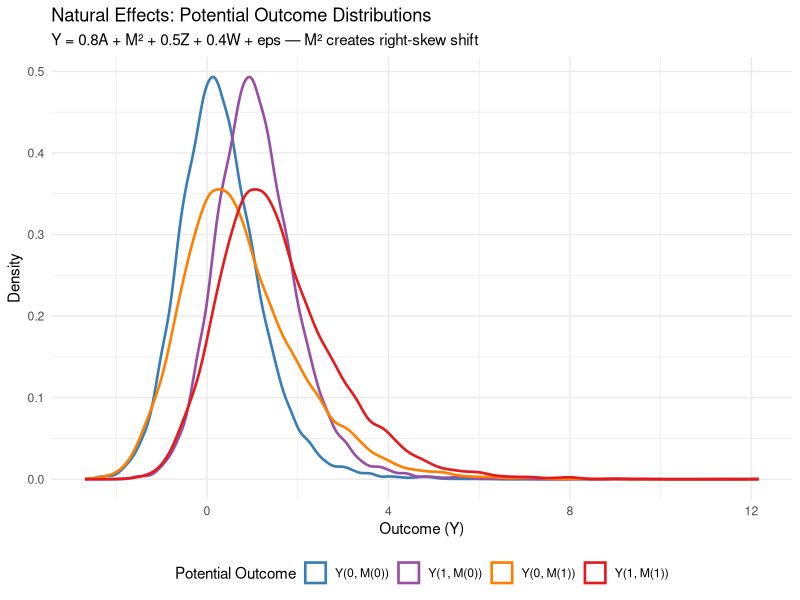
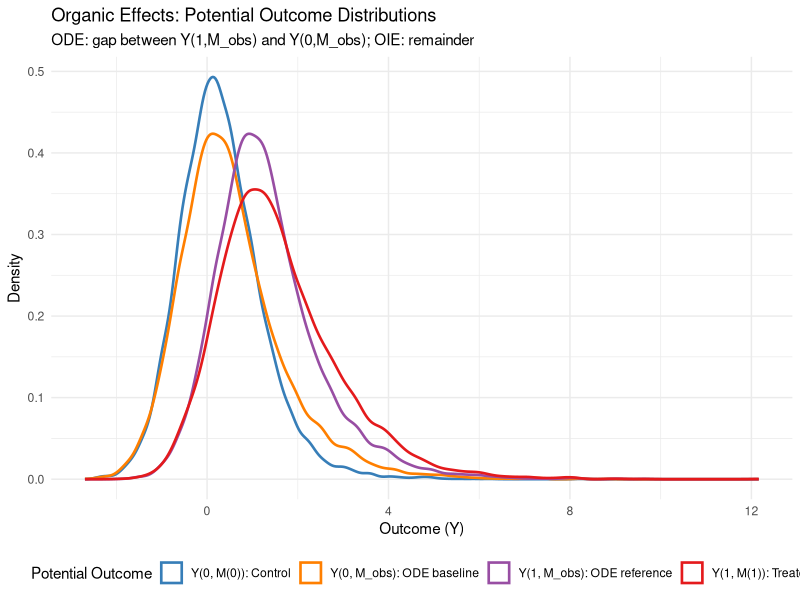
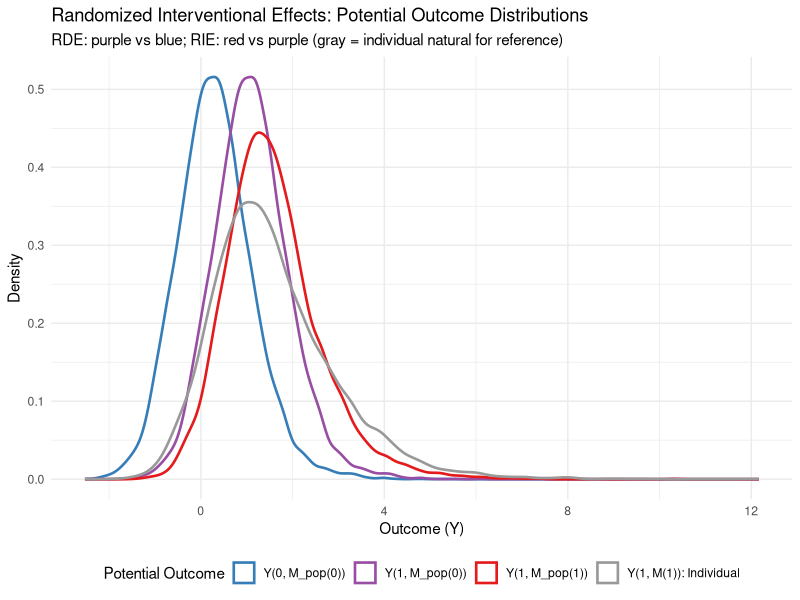
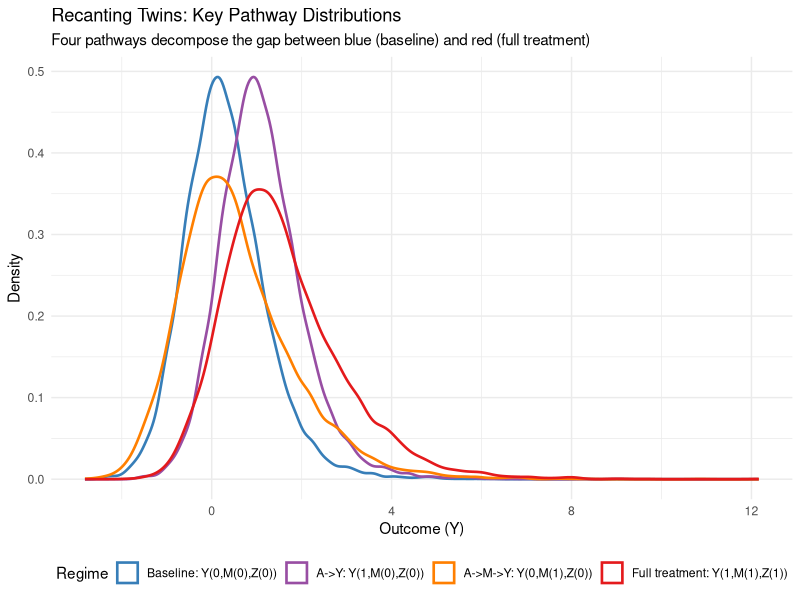

Here is the R script that generated these plots, in order:
## ---- chunk 1
knitr::opts_chunk$set(
  collapse = TRUE,
  comment = "#>",
  cache = FALSE,
  message = FALSE,
  warning = FALSE,
  fig.width = 7,
  fig.height = 5
)
library(ggplot2)
## ---- chunk 2
tab <- data.frame(
  Effect = c("Natural", "", "", "Organic", "", "Rand. Interventional", "",
             "Recanting Twins", "", "", "", "", ""),
  Estimand = c("ATE", "NDE", "NIE", "ODE", "OIE", "RDE", "RIE",
               "A->Y", "A->Z->Y", "A->Z->M->Y", "A->M->Y", "Int. Conf.", "ATE"),
  dma = c("0.792", "-0.043", "0.835", "-0.085", "0.898", "0.014", "0.951",
                   "0.241", "0.074", "-0.019", "0.866", "-0.208", "0.954"),
  crumble = c("1.029", "0.017", "1.012", "0.011", "1.028", "0.016", "1.030",
              "0.037", "-0.020", "-0.001", "1.051", "-0.013", "1.054")
)
knitr::kable(tab, col.names = c("Effect", "Estimand", "dma", "crumble"),
             align = c("l", "l", "r", "r"),
             caption = "Point estimates on weight_behavior data (crossfit_folds = 1)")
## ---- chunk 3
set.seed(42)
n_oracle <- 10000
W_o <- rnorm(n_oracle)
eps_Z <- rnorm(n_oracle, sd = 0.3)
eps_M <- rnorm(n_oracle, sd = 0.4)
eps_Y <- rnorm(n_oracle, sd = 0.5)

# Helper: potential outcomes given (a_Y, a_M, a_Z) for the treatment entering each equation
po <- function(a_Y, a_M, a_Z) {
  Z <- 0.3 * a_Z + 0.4 * W_o + eps_Z
  M <- 0.5 * a_M + 0.3 * W_o + 0.2 * Z + eps_M
  Y <- 0.8 * a_Y + M^2 + 0.5 * Z + 0.4 * W_o + eps_Y
  list(Y = Y, M = M, Z = Z)
}

# Standard four counterfactuals (treatment enters all equations the same way)
Y00 <- po(0, 0, 0)$Y  # Y(0, M(0), Z(0))
Y11 <- po(1, 1, 1)$Y  # Y(1, M(1), Z(1))

# Cross-world: Y(1, M(0)) — treat directly but mediator at control
# Z also at control level (natural effects operate A→Y directly)
Y10 <- po(1, 0, 0)$Y  # Y(1, M(0), Z(0))
Y01 <- po(0, 1, 1)$Y  # Y(0, M(1), Z(1))

# Plot helper
plot_po <- function(Y00, Y11, Y10, Y01, title, subtitle = NULL) {
  df <- rbind(
    data.frame(Y = Y00, PO = "Y(0, M(0))"),
    data.frame(Y = Y11, PO = "Y(1, M(1))"),
    data.frame(Y = Y10, PO = "Y(1, M(0))"),
    data.frame(Y = Y01, PO = "Y(0, M(1))")
  )
  df$PO <- factor(df$PO, levels = c("Y(0, M(0))", "Y(1, M(0))", "Y(0, M(1))", "Y(1, M(1))"))

  ggplot(df, aes(x = Y, color = PO)) +
    geom_density(linewidth = 0.9) +
    scale_color_manual(values = c(
      "Y(0, M(0))" = "#377eb8", "Y(1, M(1))" = "#e41a1c",
      "Y(1, M(0))" = "#984ea3", "Y(0, M(1))" = "#ff7f00"
    )) +
    labs(title = title, subtitle = subtitle,
         x = "Outcome (Y)", y = "Density", color = "Potential Outcome") +
    theme_minimal() +
    theme(legend.position = "bottom")
}

decomp_table <- function(Y00, Y11, Y10, Y01) {
  data.frame(
    Effect = c("ATE", "NDE", "NIE"),
    Value = round(c(mean(Y11) - mean(Y00), mean(Y10) - mean(Y00), mean(Y11) - mean(Y10)), 3)
  )
}
## ---- chunk 4
plot_po(Y00, Y11, Y10, Y01,
        title = "Natural Effects: Potential Outcome Distributions",
        subtitle = "Y = 0.8A + M² + 0.5Z + 0.4W + eps — M² creates right-skew shift")
decomp_table(Y00, Y11, Y10, Y01)
## ---- chunk 5
# Organic effects: compare treated vs control under observed M distribution
# ODE: E[Y(1,M)] - E[Y(0,M)] where M is from the observed distribution
# OIE: Total - ODE
# Simulate observed M (proper mixture: draw A ~ Bernoulli(0.5) per unit)
A_obs <- rbinom(n_oracle, 1, 0.5)
Z_obs <- 0.3 * A_obs + 0.4 * W_o + eps_Z
M_obs <- 0.5 * A_obs + 0.3 * W_o + 0.2 * Z_obs + eps_M

Y_1_Mobs <- 0.8 * 1 + M_obs^2 + 0.5 * Z_obs + 0.4 * W_o + eps_Y
Y_0_Mobs <- 0.8 * 0 + M_obs^2 + 0.5 * Z_obs + 0.4 * W_o + eps_Y

df_o <- rbind(
  data.frame(Y = Y00, PO = "Y(0, M(0)): Control"),
  data.frame(Y = Y11, PO = "Y(1, M(1)): Treated"),
  data.frame(Y = Y_1_Mobs, PO = "Y(1, M_obs): ODE reference"),
  data.frame(Y = Y_0_Mobs, PO = "Y(0, M_obs): ODE baseline")
)
df_o$PO <- factor(df_o$PO, levels = c("Y(0, M(0)): Control", "Y(0, M_obs): ODE baseline",
                                        "Y(1, M_obs): ODE reference", "Y(1, M(1)): Treated"))

ggplot(df_o, aes(x = Y, color = PO)) +
  geom_density(linewidth = 0.9) +
  scale_color_manual(values = c(
    "Y(0, M(0)): Control" = "#377eb8", "Y(1, M(1)): Treated" = "#e41a1c",
    "Y(1, M_obs): ODE reference" = "#984ea3", "Y(0, M_obs): ODE baseline" = "#ff7f00"
  )) +
  labs(title = "Organic Effects: Potential Outcome Distributions",
       subtitle = "ODE: gap between Y(1,M_obs) and Y(0,M_obs); OIE: remainder",
       x = "Outcome (Y)", y = "Density", color = "Potential Outcome") +
  theme_minimal() +
  theme(legend.position = "bottom")

data.frame(
  Effect = c("ODE", "OIE"),
  Value = round(c(mean(Y_1_Mobs) - mean(Y_0_Mobs),
                  (mean(Y11) - mean(Y00)) - (mean(Y_1_Mobs) - mean(Y_0_Mobs))), 3)
)
## ---- chunk 6
# RI: draw M from population distribution under each treatment
# RDE: E[Y(1, M_pop(0))] - E[Y(0, M_pop(0))]
# RIE: E[Y(1, M_pop(1))] - E[Y(1, M_pop(0))]
# M_pop(a) is drawn independently from the marginal distribution of M(a)

# Shuffle mediator values to break individual-level pairing
set.seed(99)
M0_pop <- sample(po(0, 0, 0)$M)  # random draw from M(0) distribution
M1_pop <- sample(po(1, 1, 1)$M)  # random draw from M(1) distribution
Z0_pop <- sample(po(0, 0, 0)$Z)  # also shuffle Z to break M-Z confounding
Z1_pop <- sample(po(1, 1, 1)$Z)

Y_1_M0pop <- 0.8 * 1 + M0_pop^2 + 0.5 * Z0_pop + 0.4 * W_o + eps_Y
Y_0_M0pop <- 0.8 * 0 + M0_pop^2 + 0.5 * Z0_pop + 0.4 * W_o + eps_Y
Y_1_M1pop <- 0.8 * 1 + M1_pop^2 + 0.5 * Z1_pop + 0.4 * W_o + eps_Y

df_ri <- rbind(
  data.frame(Y = Y_0_M0pop, PO = "Y(0, M_pop(0))"),
  data.frame(Y = Y_1_M0pop, PO = "Y(1, M_pop(0))"),
  data.frame(Y = Y_1_M1pop, PO = "Y(1, M_pop(1))"),
  data.frame(Y = Y11, PO = "Y(1, M(1)): Individual")
)
df_ri$PO <- factor(df_ri$PO, levels = c("Y(0, M_pop(0))", "Y(1, M_pop(0))",
                                          "Y(1, M_pop(1))", "Y(1, M(1)): Individual"))

ggplot(df_ri, aes(x = Y, color = PO)) +
  geom_density(linewidth = 0.9) +
  scale_color_manual(values = c(
    "Y(0, M_pop(0))" = "#377eb8", "Y(1, M_pop(0))" = "#984ea3",
    "Y(1, M_pop(1))" = "#e41a1c", "Y(1, M(1)): Individual" = "#999999"
  )) +
  labs(title = "Randomized Interventional Effects: Potential Outcome Distributions",
       subtitle = "RDE: purple vs blue; RIE: red vs purple (gray = individual natural for reference)",
       x = "Outcome (Y)", y = "Density", color = "Potential Outcome") +
  theme_minimal() +
  theme(legend.position = "bottom")

data.frame(
  Effect = c("RDE", "RIE", "ATE"),
  Value = round(c(mean(Y_1_M0pop) - mean(Y_0_M0pop),
                  mean(Y_1_M1pop) - mean(Y_1_M0pop),
                  mean(Y_1_M1pop) - mean(Y_0_M0pop)), 3)
)
## ---- chunk 7
# RT four pathways via (a_Y, a_Z, a_M) assignment:
# A→Y direct: vary A entering Y only
# A→Z→Y: vary A entering Z (and thus Y through Z), hold M at A=0
# A→M→Y: vary A entering M only, hold Z at A=0
# A→Z→M→Y: vary A entering both Z and M

Y_base <- po(0, 0, 0)$Y  # baseline: all at control

# A→Y: set a_Y=1, keep a_M=0, a_Z=0
Y_AY <- po(1, 0, 0)$Y
path_AY <- mean(Y_AY) - mean(Y_base)

# A→Z→Y: set a_Z=1 (Z shifts, which feeds into M and Y), keep a_Y=0, a_M=0
# But M also gets Z(1) input — we need to be careful about what "a_M=0" means here
# For RT, we construct: a_Y=0, a_Z=1, a_M=0
Z1_o <- 0.3 * 1 + 0.4 * W_o + eps_Z
M_Z1 <- 0.5 * 0 + 0.3 * W_o + 0.2 * Z1_o + eps_M  # M with Z(1) but a_M=0
Y_AZY <- 0.8 * 0 + M_Z1^2 + 0.5 * Z1_o + 0.4 * W_o + eps_Y
path_AZY <- mean(Y_AZY) - mean(Y_base)

# A→M→Y: set a_M=1, keep a_Y=0, a_Z=0
Z0_o <- 0.3 * 0 + 0.4 * W_o + eps_Z
M_A1 <- 0.5 * 1 + 0.3 * W_o + 0.2 * Z0_o + eps_M  # M with a_M=1 but Z(0)
Y_AMY <- 0.8 * 0 + M_A1^2 + 0.5 * Z0_o + 0.4 * W_o + eps_Y
path_AMY <- mean(Y_AMY) - mean(Y_base)

# A→Z→M→Y: set a_Z=1, a_M=1, keep a_Y=0
M_A1Z1 <- 0.5 * 1 + 0.3 * W_o + 0.2 * Z1_o + eps_M
Y_AZMY <- 0.8 * 0 + M_A1Z1^2 + 0.5 * Z1_o + 0.4 * W_o + eps_Y
path_AZMY <- mean(Y_AZMY) - mean(Y_base)

# Plot key pathway distributions
df_rt <- rbind(
  data.frame(Y = Y_base, PO = "Baseline: Y(0,M(0),Z(0))"),
  data.frame(Y = Y_AY, PO = "A->Y: Y(1,M(0),Z(0))"),
  data.frame(Y = Y_AMY, PO = "A->M->Y: Y(0,M(1),Z(0))"),
  data.frame(Y = Y11, PO = "Full treatment: Y(1,M(1),Z(1))")
)
df_rt$PO <- factor(df_rt$PO, levels = c("Baseline: Y(0,M(0),Z(0))",
                                          "A->Y: Y(1,M(0),Z(0))",
                                          "A->M->Y: Y(0,M(1),Z(0))",
                                          "Full treatment: Y(1,M(1),Z(1))"))

ggplot(df_rt, aes(x = Y, color = PO)) +
  geom_density(linewidth = 0.9) +
  scale_color_manual(values = c(
    "Baseline: Y(0,M(0),Z(0))" = "#377eb8",
    "A->Y: Y(1,M(0),Z(0))" = "#984ea3",
    "A->M->Y: Y(0,M(1),Z(0))" = "#ff7f00",
    "Full treatment: Y(1,M(1),Z(1))" = "#e41a1c"
  )) +
  labs(title = "Recanting Twins: Key Pathway Distributions",
       subtitle = "Four pathways decompose the gap between blue (baseline) and red (full treatment)",
       x = "Outcome (Y)", y = "Density", color = "Regime") +
  theme_minimal() +
  theme(legend.position = "bottom")

data.frame(
  Pathway = c("A->Y (direct)", "A->Z->Y (through Z only)",
              "A->M->Y (through M only)", "A->Z->M->Y (through Z then M)",
              "Sum of pathways", "ATE (total)"),
  Value = round(c(path_AY, path_AZY, path_AMY, path_AZMY,
                  path_AY + path_AZY + path_AMY + path_AZMY,
                  mean(Y11) - mean(Y_base)), 3)
)
